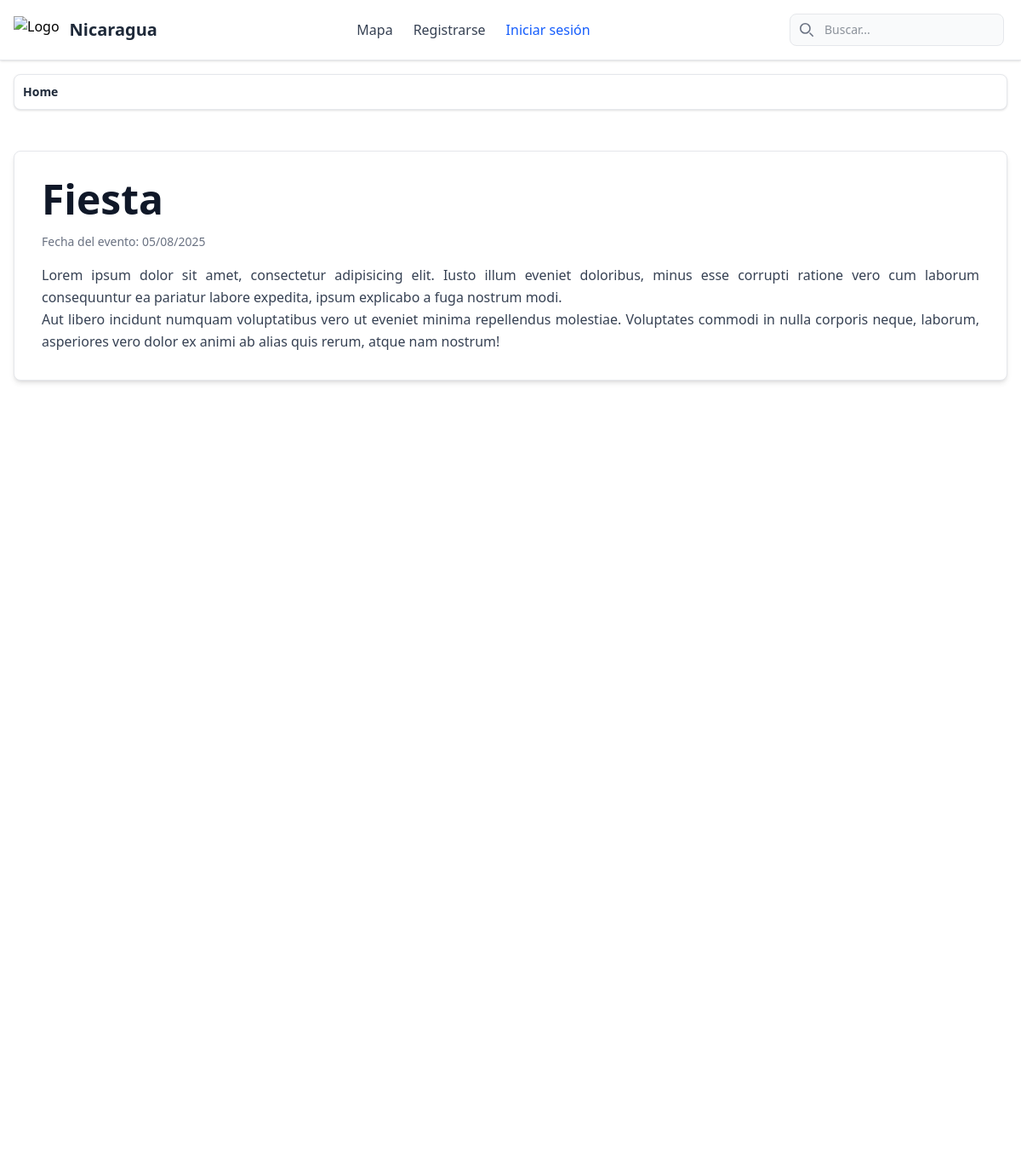
/eventos/Fiesta/, run on the app's committed database.
### page/models.py (models this page shows, shortened)
class Event(models.Model):
    title = models.CharField(max_length=200)
    slug = models.SlugField(unique=True, blank=True)
    summary = models.TextField(blank=True)
    date = models.DateField(blank=True)
    image = models.ImageField("Imagen Principal", upload_to='static/img/events/', blank=True)
    municipality = models.ForeignKey(Department, on_delete=models.CASCADE)
    published = models.BooleanField(default=True)
    created_at = models.DateTimeField(auto_now_add=True)

### page/views.py (the view)
# urls.py: path('eventos/<slug:event_slug>/', event_detail, name='event-detail'),
def event_detail(request, event_slug):
    event = get_object_or_404(Event, slug=event_slug, published=True)
    return render(request, 'page/event_detail.html', {'event': event})

### page/templates/page/event_detail.html (shortened to what this page needs)
{% extends 'rally_nicaragua/base.html' %}
{% load breadcrumbs %}
{% load static %}
{% block content %}
{% render_breadcrumb %}
<div class="min-h-screen bg-white text-gray-800">
  <div class="container mx-auto px-4 py-8 max-w-7xl">
    <article class="bg-white p-8 rounded-lg shadow-md border border-gray-200 mb-12">
      <h1 class="text-4xl md:text-5xl font-extrabold text-gray-900 mb-4 text-center md:text-left">
        {{ event.title }}
      </h1>
      <p class="text-sm text-gray-500 mb-4">Fecha del evento: {{ event.date|date:"d/m/Y" }}</p>
      <div class="prose text-justify prose-lg max-w-none mt-4 text-gray-700 leading-relaxed">
        {{ event.summary|linebreaks }}
      </div>
    </article>
  </div>
</div>
{% endblock %}

### data on the page
Event: title "Fiesta", date "05/08/2025", summary "Lorem ipsum dolor sit amet, consectetur adipisicing elit. Iusto illum eveniet doloribus, minus esse corrupti ratione vero cum laborum consequuntur ea pariatur labore expedita, ipsum explicabo a fuga nostrum modi. Aut libero incidunt numquam voluptatibus vero ut eveniet minima repellendus molestiae. Voluptates commodi in nulla corporis neque, laborum, asperiores vero dolor ex animi ab alias quis rerum, atque nam nostrum!"

### other printed values
{{ item.name }} "Home"
